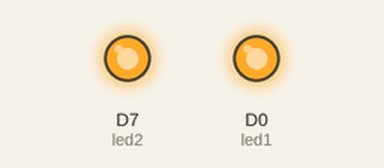
A sketch run on a simulated ESP8266 (NodeMCU). Shown: output pins drawn as LEDs (lit = HIGH).

Above: at 0.5 s.
At 18.5 s:
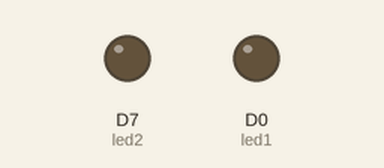
Timing chart, 0 to 20.2 s (numbered marks = the images above):
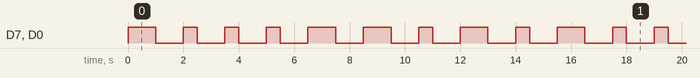

The sketch:

blink.ino
```cpp
// ------------
// Blink my name in Morse Code
// Task 2.1
// 26 March 2018
// ------------


// First, we're going to make some variables.
int led1 = D0; // Instead of writing D0 over and over again, we'll write led1
// You'll need to wire an LED to this one to see it blink.

int led2 = D7; // Instead of writing D7 over and over again, we'll write led2
// This one is the little blue LED on your board. On the Photon it is next to D7, and on the Core it is next to the USB jack.

// Function declarations for the two morse signals, dot and dash
void dot();
void dash();

void dot()
{
    digitalWrite(led1, HIGH);
    digitalWrite(led2, HIGH);
    delay(500);
    digitalWrite(led1, LOW);
    digitalWrite(led2, LOW);
    delay(1000);
}

void dash()
{
    digitalWrite(led1, HIGH);
    digitalWrite(led2, HIGH);
    delay(1000);
    digitalWrite(led1, LOW);
    digitalWrite(led2, LOW);
    delay(1000);
}

// Function declarations for letters used
void letterB();
void letterE();
void letterN();

void letterB()
{
    dash();
    dot();
    dot();
    dot();
}

void letterE()
{
    dash();
}

void letterN()
{
    dash();
    dot();
}

// Having declared these variables and functions, let's move on to the setup function.
// The setup function is a standard part of any microcontroller program.
// It runs only once when the device boots up or is reset.

void setup() {

  // We are going to tell our device that D0 and D7 (which we named led1 and led2 respectively) are going to be output
  // (That means that we will be sending voltage to them, rather than monitoring voltage that comes from them)

  // It's important you do this here, inside the setup() function rather than outside it or in the loop function.

  pinMode(led1, OUTPUT);
  pinMode(led2, OUTPUT);

}

// Next we have the loop function, the other essential part of a microcontroller program.
// This routine gets repeated over and over, as quickly as possible and as many times as possible, after the setup function is called.
// Note: Code that blocks for too long (like more than 5 seconds), can make weird things happen (like dropping the network connection).  The built-in delay function shown below safely interleaves required background activity, so arbitrarily long delays can safely be done if you need them.

void loop() {
    // My name is Benn

    letterB();
    letterE();
    letterN();
    letterN();

    // And repeat!
}
```

Measured:
- by itself, D7 (led2), D0 (led1): repeats every 15.5 s: 3 × (LOW 1.0 s, HIGH 0.50 s), 2 × (LOW 1.0 s, HIGH 1.0 s), LOW 1.0 s, HIGH 0.50 s, LOW 1.0 s, HIGH 1.0 s, LOW 1.0 s, HIGH 0.50 s, LOW 1.0 s, HIGH 1.0 s
- by itself, everything shown: repeats every 15.5 s, in 18 steps
